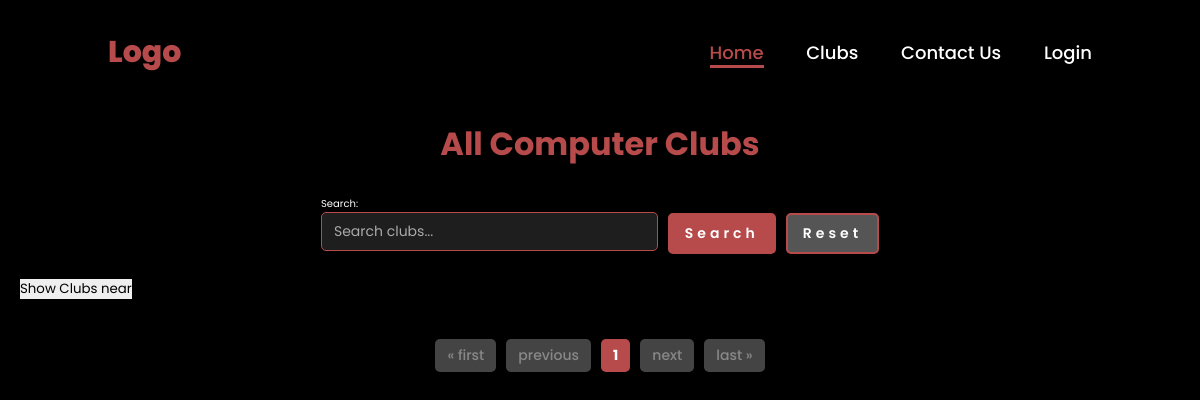
/clubs/, run on an earlier commit of the app's database.
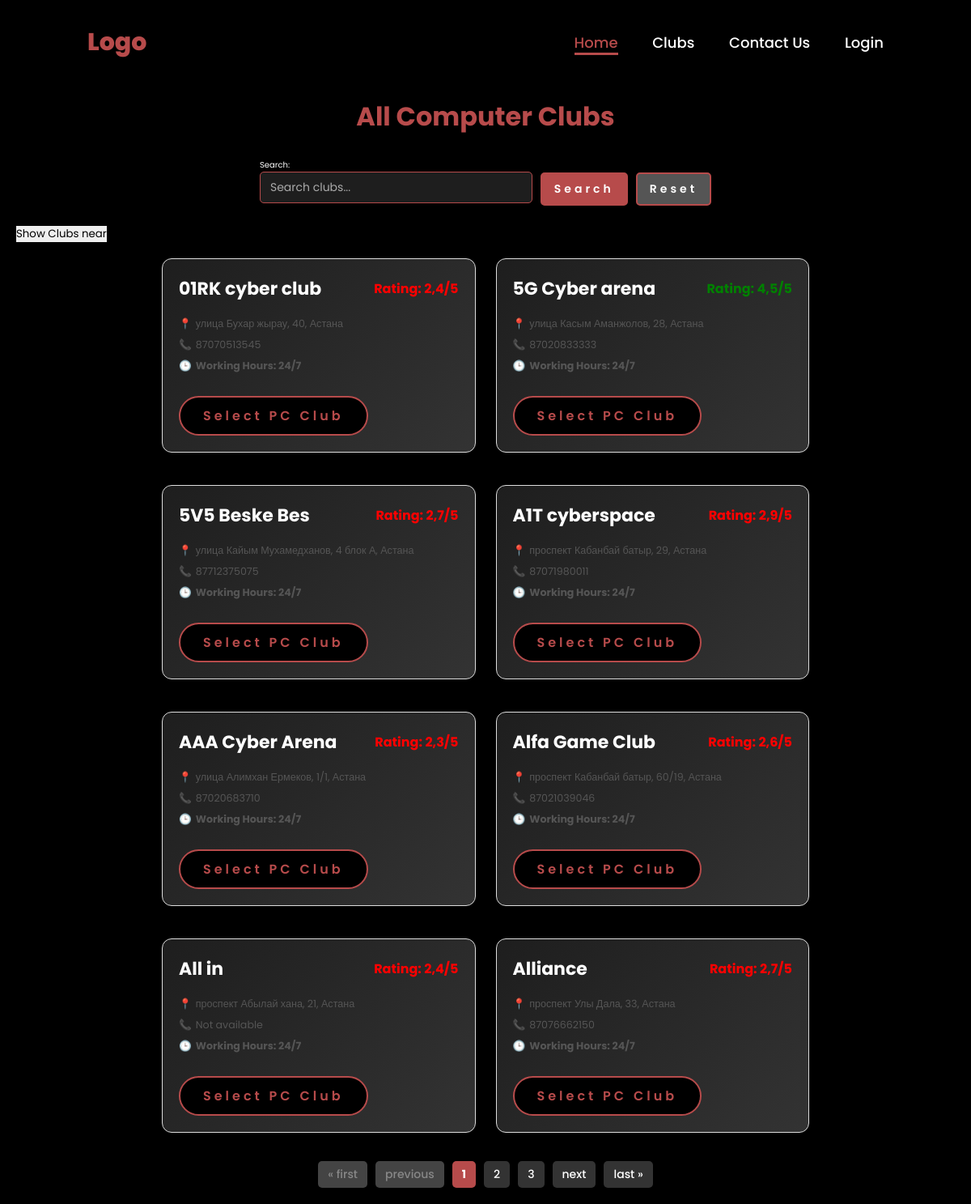
And on a later commit of the database.
### base/models.py (models this page shows, shortened)
class Club(models.Model):
    name = models.CharField(max_length=100,verbose_name='Название Клуба')
    description = models.TextField(verbose_name="Описание",null=True)
    address = models.CharField(max_length=200,verbose_name="Адрес")
    city = models.CharField(max_length=100,verbose_name="Город")
    district = models.CharField(max_length=100,verbose_name="Район",null=True)
    postal_code = models.CharField(max_length=10,verbose_name="Почтовый Индекс",null=True)
    work_time_start = models.TimeField(verbose_name="Время Открытия")
    work_time_end = models.TimeField(verbose_name="Время Закрытия")
    x_size = models.IntegerField(verbose_name="Размер по X")
    y_size = models.IntegerField(verbose_name="Размер по Y")
    longitude = models.DecimalField(max_digits=9, decimal_places=5,verbose_name="Долгота")
    latitude = models.DecimalField(max_digits=9, decimal_places=5,verbose_name="Широта")
    phone_number = models.CharField(max_length=15, blank=True, null=True,unique=True,verbose_name="Номер Телефона")
    instagram_url = models.CharField(max_length=255,verbose_name="Instagram",null=True)
    whatsapp_url = models.CharField(max_length=255,verbose_name="Whatsapp",null=True)
    rating = models.DecimalField(max_digits=2, decimal_places=1,verbose_name="Рейтинг",default=0)
    website = models.URLField(verbose_name="Сайт",null=True)
    twogis_url = models.URLField(verbose_name="2gis",null=True)
    user = models.ForeignKey(User, on_delete=models.SET_NULL, null=True,verbose_name="Владелец")
    def display_working_hours(self):
        twenty_four_seven_start = time(0, 0)      # 00:00
        twenty_four_seven_end = time(23, 59)      # 23:59
        if self.work_time_start == twenty_four_seven_start and self.work_time_end == twenty_four_seven_end:
            return "24/7"
        else:
            start_time = self.work_time_start.strftime('%H:%M')
            end_time = self.work_time_end.strftime('%H:%M')
            return f"{start_time} - {end_time}"

### base/views.py (the view, shortened to what this page needs)
# urls.py: path("clubs/", views.list_computer_clubs, name="clubs"),
def list_computer_clubs(request):
    clubs = Club.objects.all()
    latitude = None
    longitude = None
    radius = None
    search_form = SearchForm(request.GET or None)
    if search_form.is_valid():
        query = search_form.cleaned_data['query']
        if query:
            clubs = clubs.filter(Q (name__icontains=query) | Q(address__icontains=query))
    distance = {}
    if latitude is not None and longitude is not None:
        user = request.user
        user.last_latitude = latitude
        user.last_longitude = longitude
        user.save()
        print(f"res: {latitude}, {longitude}")
    paginator = Paginator(clubs, 8)  # Show 10 clubs per page
    page_number = request.GET.get('page')
    page_obj = paginator.get_page(page_number)
    context = {
        'page_obj': page_obj,
        'search_form': search_form,
    }
    return render(request, 'base/allcompclubs.html', context)

### base/forms.py
class SearchForm(forms.Form):
    query = forms.CharField(
        required=False,
        label='Search',
        widget=forms.TextInput(attrs={
            'placeholder': 'Search clubs...',
            'class': 'form-control',
        })
    )

### base/templates/base/allcompclubs.html (shortened to what this page needs)
{% extends 'base/main.html' %}
{% load static %}
{% block content %}
<div class="content-wrapper">
    <h2>All Computer Clubs</h2>
    <form method="get" action="{% url 'clubs' %}" class="search-form">
        {{ search_form.as_p }}
        <button type="submit" class="btn btn-primary">Search</button>
        <a href="{% url 'clubs' %}" class="btn btn-secondary">Reset</a>
    </form>
    <div>
        <button id="save-location" type="button">Show Clubs near</button>
    </div>
    <div id="club-list">
        {% for club in page_obj %}
        <div class="club-card">
            <div class="club-header">
                <span class="club-name">{{ club.name }}</span>
                <span class="club-rating
                    {% if club.rating < 3 %}
                        low-rating
                    {% elif club.rating > 3.9 %}
                        high-rating
                    {% else %}
                        medium-rating
                    {% endif %}
                ">
                    Rating: {{ club.rating }}/5
                </span>
            </div>
            <div class="club-info">
                <div class="club-address">{{ club.address }}, {{ club.city }}</div>
                <div class="club-phone">{{ club.phone_number|default:"Not available" }}</div>
                <div class="club-working-hours">
                    <p><strong>Working Hours: {{ club.display_working_hours }}</strong></p>
                </div>
                <div>
                    <a href="{% url 'detailed_club_view' club.id %}"><button class="btn">Select PC Club</button></a>
                </div>
            </div>
        </div>
        {% endfor %}
    </div>
    <div class="pagination">
        <span class="step-links">
            {% if page_obj.has_previous %}
            <a href="?page=1">&laquo; first</a>
            <a href="?page={{ page_obj.previous_page_number }}">previous</a>
            {% else %}
            <span class="disabled">&laquo; first</span>
            <span class="disabled">previous</span>
            {% endif %}
            {% for num in page_obj.paginator.page_range %}
                {% if page_obj.number == num %}
                    <span class="current">{{ num }}</span>
                {% elif num > page_obj.number|add:'-3' and num < page_obj.number|add:'3' %}
                    <a href="?page={{ num }}">{{ num }}</a>
                {% endif %}
            {% endfor %}
            {% if page_obj.has_next %}
            <a href="?page={{ page_obj.next_page_number }}">next</a>
            <a href="?page={{ page_obj.paginator.num_pages }}">last &raquo;</a>
            {% else %}
            <span class="disabled">next</span>
            <span class="disabled">last &raquo;</span>
            {% endif %}
        </span>
    </div>
</div>
{% endblock %}

### base/templates/base/main.html (shortened to what this page needs)
<!DOCTYPE html>
{% load static %}
<html lang="ru">
<head>
    <link rel="stylesheet" href="{% static 'styles/main.css' %}">
</head>
<body>
    {% include 'base/navbar.html' %}
    {% block content %}
    {% endblock %}
</body>
</html>

### base/templates/base/navbar.html (shortened to what this page needs)
{%load static%}
<header>
    <a href="{% url 'home'%}" class="logo">Logo</a>
    <nav>
        <a href="{% url 'home' %}" class="active">Home</a>
        <a href="{% url 'clubs'%}">Clubs</a>
        <a href="#">Contact Us</a>
        {%if request.user.is_authenticated%}
        <a href="{%url 'user-profile'%}">{{request.user.username}}</a>
        <a href="{%url 'logout'%}">Log Out</a>
        {%else%}
        <a href="{%url 'login'%}">Login</a>
        {%endif%}
    </nav>
</header>

What changed in the data, as far as the page shows it:
added Club: name "01RK cyber club", rating "2,4", address "улица Бухар жырау, 40", city "Астана", phone_number "87070513545", display_working_hours "24/7"
added Club: name "5G Cyber arena", rating "4,5", address "улица Касым Аманжолов, 28", city "Астана", phone_number "87020833333", display_working_hours "24/7"
added Club: name "5V5 Beske Bes", rating "2,7", address "улица Кайым Мухамедханов, 4 блок А", city "Астана", phone_number "87712375075", display_working_hours "24/7"
added Club: name "A1T cyberspace", rating "2,9", address "проспект Кабанбай батыр, 29", city "Астана", phone_number "87071980011", display_working_hours "24/7"
added Club: name "AAA Cyber Arena", rating "2,3", address "улица Алимхан Ермеков, 1/1", city "Астана", phone_number "87020683710", display_working_hours "24/7"
added Club: name "Alfa Game Club", rating "2,6", address "проспект Кабанбай батыр, 60/19", city "Астана", phone_number "87021039046", display_working_hours "24/7"
added Club: name "All in", rating "2,4", address "проспект Абылай хана, 21", city "Астана", phone_number "Not available", display_working_hours "24/7"
added Club: name "Alliance", rating "2,7", address "проспект Улы Дала, 33", city "Астана", phone_number "87076662150", display_working_hours "24/7"
Also different on the page:
new list line: "2"
new list line: "3"
